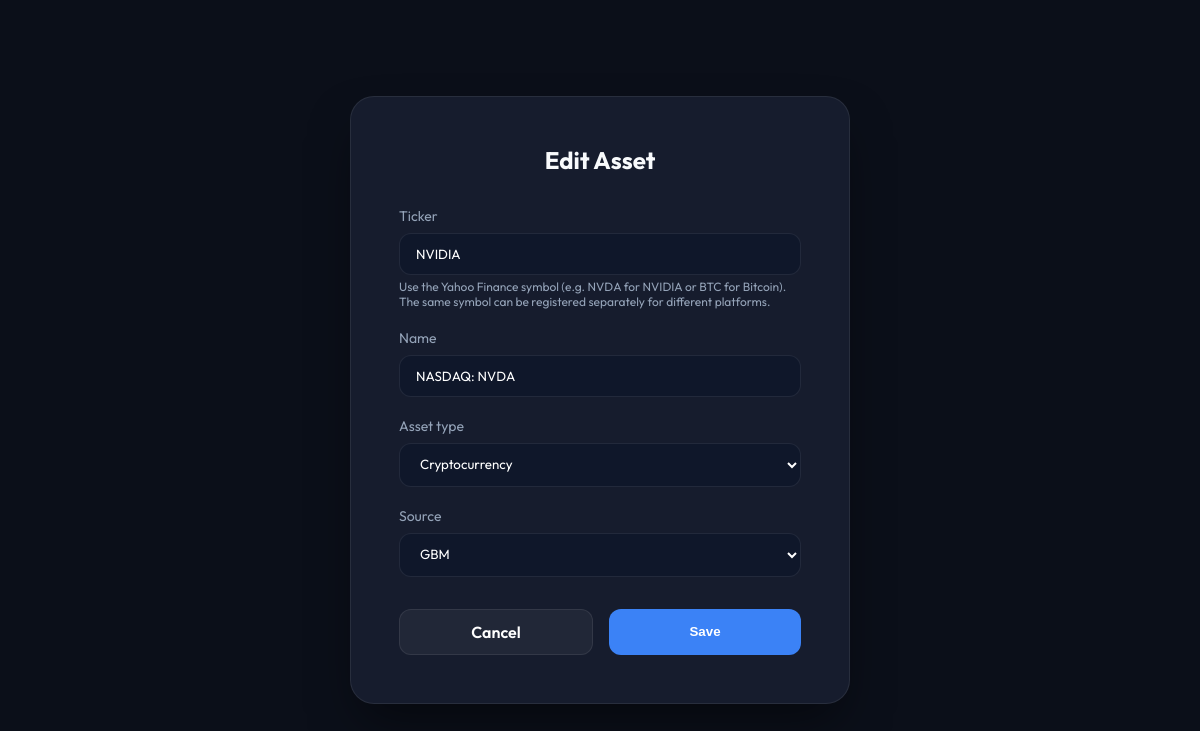
/assets/2/edit/ (signed in), run on an earlier commit of the app's database.
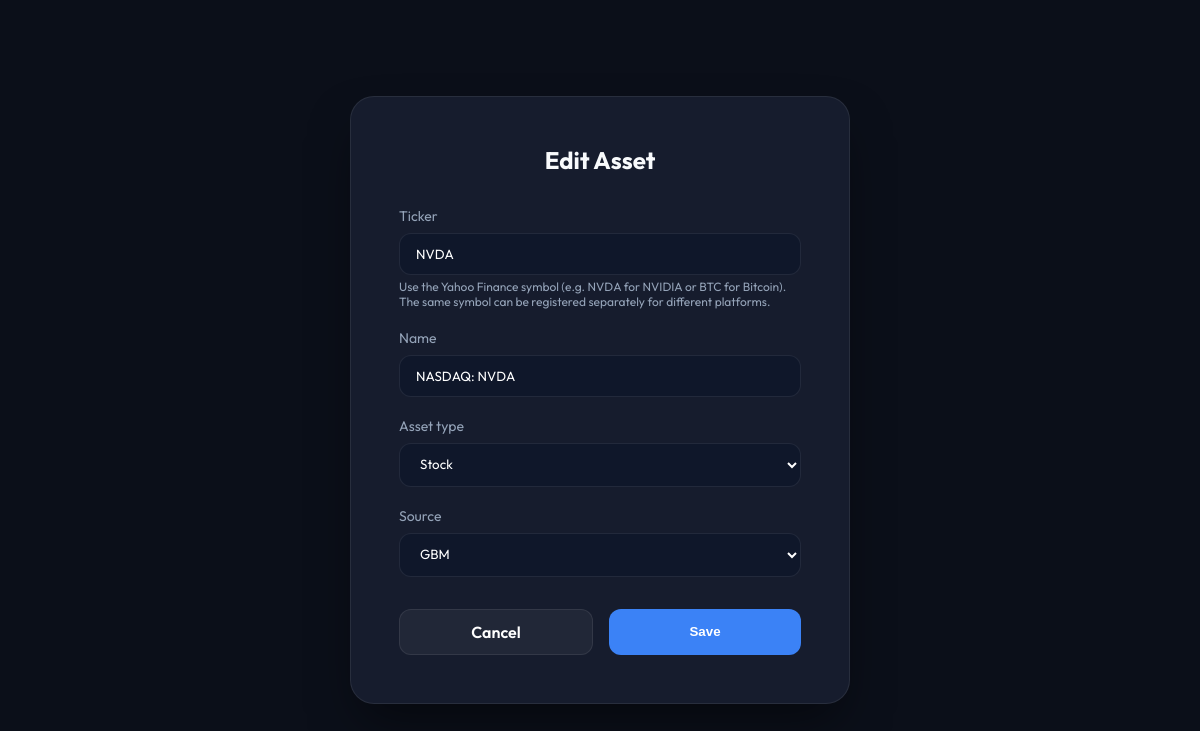
And on a later commit of the database.
### main/models.py (models this page shows, shortened)
class Asset(models.Model):
    ASSET_TYPES = [
        ('STOCK', 'Stock'),
        ('CRYPTO', 'Cryptocurrency'),
        ('FIAT', 'Fiat Currency'),
        ('ETF', 'ETF'),
        ('BOND', 'Bond'),
        ('SAVINGS', 'Savings / Yield account'),
    ]
    SOURCE_CHOICES = [
        ('GBM', 'GBM'),
        ('BITSO', 'Bitso'),
        ('NU', 'Nu'),
        ('MERCADO_PAGO', 'Mercado Pago'),
        ('OTHER', 'Other'),
    ]
    user = models.ForeignKey(User, on_delete=models.CASCADE, related_name='assets')
    ticker = models.CharField(
        max_length=20,
        help_text='Yahoo Finance symbol, e.g. NVDA or BTC.',
    )
    name = models.CharField(max_length=100)
    asset_type = models.CharField(max_length=20, choices=ASSET_TYPES)
    source = models.CharField(max_length=20, choices=SOURCE_CHOICES, default='OTHER')
    latest_quantity = models.DecimalField(max_digits=20, decimal_places=10, default=0.0)
    annual_yield_rate = models.DecimalField(
        max_digits=5,
        decimal_places=2,
        default=0,
        help_text='Annual simple interest rate, as a percentage.',
    )
    class Meta:
        constraints = [
            models.UniqueConstraint(
                fields=['user', 'source', 'ticker'],
                name='unique_asset_ticker_per_source',
            ),
        ]

### main/views.py (the view)
# urls.py: path('assets/<int:asset_id>/edit/', edit_asset, name='edit_asset'),
@login_required
def edit_asset(request, asset_id):
    asset = get_object_or_404(Asset, pk=asset_id, user=request.user)
    if request.method == 'POST':
        previous_rate = asset.annual_yield_rate
        form = AssetForm(request.POST, instance=asset, user=request.user)
        if form.is_valid():
            asset = form.save()
            if asset.asset_type == 'SAVINGS' and asset.annual_yield_rate != previous_rate:
                SavingsRateChange.objects.update_or_create(
                    asset=asset,
                    effective_date=timezone.localdate(),
                    defaults={'annual_yield_rate': asset.annual_yield_rate},
                )
            messages.success(request, 'Asset updated!')
            return redirect('dashboard')
    else:
        form = AssetForm(instance=asset, user=request.user)
    return render(request, 'main/form_page.html', {'form': form, 'title': 'Edit Asset'})

### main/forms.py (shortened to what this page needs)
class AssetForm(forms.ModelForm):
    class Meta:
        model = Asset
        fields = ['ticker', 'name', 'asset_type', 'source', 'annual_yield_rate']
        labels = {
            'annual_yield_rate': 'Annual yield rate (%)',
        }
        help_texts = {
            'ticker': (
                'Use the Yahoo Finance symbol (e.g. NVDA for NVIDIA or BTC for Bitcoin). '
                'The same symbol can be registered separately for different platforms.'
            ),
            'annual_yield_rate': 'Simple annual rate; update it to match the rate currently offered.',
        }
    def __init__(self, *args, **kwargs):
        self.user = kwargs.pop('user', None)
        super().__init__(*args, **kwargs)
        self.fields['annual_yield_rate'].required = False
        source = self.data.get('source') if self.is_bound else self.initial.get('source')
        self.fields['annual_yield_rate'].widget.attrs.update({
            'min': '0',
            'max': '100',
            'step': '0.01',
        })

### main/templates/main/form_page.html (shortened to what this page needs)
<!DOCTYPE html>
<html lang="en">
<head>
</head>
<body>
    <div class="form-card">
        <h2>{{ title }}</h2>
        <form method="post">
            {% for field in form %}
            <div class="form-group" {% if field.name == 'annual_yield_rate' %}id="yield-rate-group"{% endif %}>
                <label for="{{ field.id_for_label }}">{{ field.label }}</label>
                {{ field }}
                {% if field.help_text %}
                <div style="color: var(--text-secondary); font-size: 0.75rem; margin-top: 0.2rem;">{{ field.help_text }}</div>
                {% endif %}
            </div>
            {% endfor %}
            <div class="btn-row">
                <a href="{% url 'dashboard' %}" class="btn btn-secondary">Cancel</a>
                <button type="submit" class="btn btn-primary">Save</button>
            </div>
        </form>
    </div>
</body>
</html>

### main/templates/main/form_page.html (style rules this page uses)
:root { --bg-color: #0b0f19; --card-bg: #161c2d; --text-primary: #f8fafc; --text-secondary: #94a3b8; --accent: #3b82f6; --card-border: rgba(255, 255, 255, 0.08); }
* { margin: 0; padding: 0; box-sizing: border-box; }
body { font-family: 'Outfit', sans-serif; background-color: var(--bg-color); color: var(--text-primary); display: flex; align-items: center; justify-content: center; min-height: 100vh; padding: 1rem; }
.form-card { background: var(--card-bg); border: 1px solid var(--card-border); border-radius: 1.5rem; padding: 3rem; width: 100%; max-width: 500px; box-shadow: 0 25px 50px -12px rgba(0, 0, 0, 0.5); }
h2 { margin-bottom: 2rem; font-weight: 700; text-align: center; }
.form-group { margin-bottom: 1.25rem; }
label { display: block; margin-bottom: 0.5rem; font-size: 0.875rem; color: var(--text-secondary); }
input, select { width: 100%; padding: 0.75rem 1rem; background: #0f172a; border: 1px solid var(--card-border); border-radius: 0.75rem; color: white; font-family: inherit; }
.btn-row { display: flex; gap: 1rem; margin-top: 2rem; }
.btn { flex: 1; padding: 0.75rem; border-radius: 0.75rem; font-weight: 600; cursor: pointer; text-align: center; text-decoration: none; transition: all 0.2s; }
.btn-primary { background: var(--accent); color: white; border: none; }
.btn-secondary { background: rgba(255,255,255,0.05); color: white; border: 1px solid var(--card-border); }

What changed in the data, as far as the page shows it:
changed Asset "NASDAQ: NVDA": ticker "NVIDIA" → "NVDA"; asset_type "Cryptocurrency" → "Stock"
